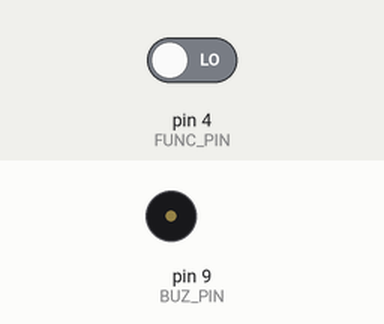
Simulated run of this sketch. Board: Arduino Nano, built with avr-gcc and run on an emulated ATmega328P. On the bench: buzzer (waves = sounding). The test bench sets the inputs (shaded band); at power-on: pin 4 (FUNC_PIN) LOW.

Above: at 2.8 s.
2.9 s: pin 4 (FUNC_PIN) driven HIGH
Timing chart, 0 to 10.5 s (numbered marks = the images above; inputs shaded):
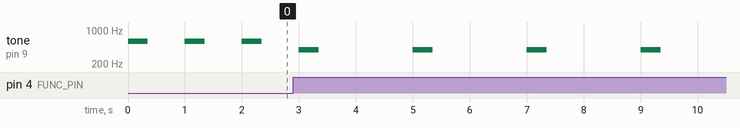

Measured:
- after the input at 2.9 s, tone on pin 9 (BUZ_PIN): alternates 392 Hz for 0.35 s and silent for 1.7 s, starting after 0.10 s
- by itself, tone on pin 9 (BUZ_PIN): alternates 587 Hz for 0.35 s and silent for 0.65 s

The sketch:

6_0_Onboard_buzzer_pin_9_.ino
```cpp
/* 02.01.2018 Board rev.-1.2~~~~~~~~~~Ревизия платы-1.2
   https://github.com/SFERA-GIT/Nano-shield-rev.-1.2
   СФЕРА ЗНАНИЙ (г.Челябинск) http://сферазнаний.рф/
   Пример работы с пьезоизлучателем (контакт D9) и переключателем на контакте D4.
   Для работы с пьезоизлучателем необходимо установить перемычку
   на нижней гребенке между зеленым и желтыми контактами напротив контакта D9.
   Для работы с переключателем необходимо его припаять,
   если он не установлен.
   D9 - BUZ_PIN (пьезоизлучатель)
   D4 - FUNC_PIN (переключатель)

   !!!!!!!!!!!!!!!!!!!!!!!!!!!!!!!!ВНИМАНИЕ!!!!!!!!!!!!!!!!!!!!!!!!!!!!!!!!
   Использование функции tone() будет мешать выходу PWM на контакт 11.
   т.е. одновременное использование пьезоизлучателя и моторов приведет неравномерной работе ШИМ на контакте 11
   (скорости, если подключен мотор; яркости, если подключен мощный светодиод).
*/

//Объявляем константы с помощью оператора #define
#define FUNC_PIN 4  // любое упоминание сочетания символов FUNC_PIN будет заменено компилятором на значение 4
#define BUZ_PIN 9    // любое упоминание сочетания символов BUZ_PIN будет заменено компилятором на значение 9

//Обязательная функция setup (выполняется один раз перед функцией loop)
void setup()
//Тело функции setup
{
  pinMode(BUZ_PIN, OUTPUT);     //настройка контакта BUZ_PIN(9) на выход
  pinMode(FUNC_PIN, INPUT);     //настройка контакта FUNC_PIN(4) на вход
}

//Обязательная функция loop (бесконечно повторяющаяся функция)
void loop()
//Тело функции loop
{
  if (digitalRead(FUNC_PIN) == 1) //если на входе (4) присутвует напряжение
  {
    tone(9, 392, 350);      // (9 - контакт,на котором генерируется тон, 392 - частота тона в герцах, 350 - длительность тона в миллисекундах)
    delay(2000);            //Ожидание 350 милисекунд (0.35 секунды)
    tone(9, 392, 350);      // (9 - контакт,на котором генерируется тон, 392 - частота тона в герцах, 350 - длительность тона в миллисекундах)
  }
  else //если на входе (4) отсутствует напряжение
  {
    tone(9, 587, 350);      // (9 - контакт, на котором генерируется тон, 587 - частота тона в герцах, 350 - длительность тона в миллисекундах)
    delay(1000);            //Ожидание 350 милисекунд (0.35 секунды)
    tone(9, 587, 350);      // (9 - контакт, на котором генерируется тон, 587 - частота тона в герцах, 350 - длительность тона в миллисекундах)
  }
}
```
